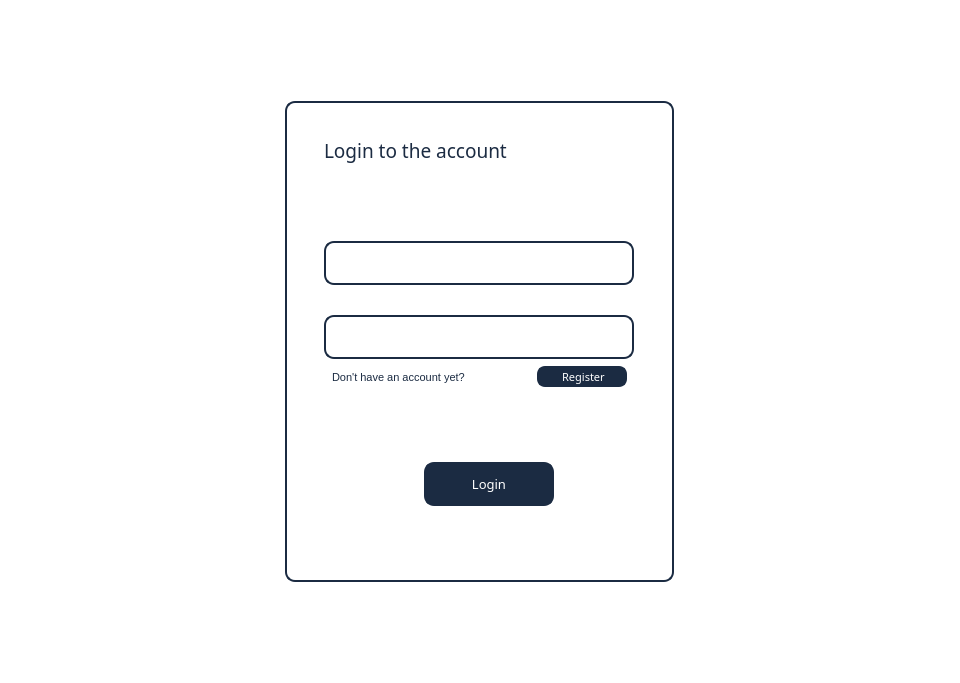
<?xml version="1.0" encoding="UTF-8"?>
<ui version="4.0">
 <class>Login</class>
 <widget class="QMainWindow" name="Login">
  <property name="geometry">
   <rect>
    <x>0</x>
    <y>0</y>
    <width>960</width>
    <height>683</height>
   </rect>
  </property>
  <property name="windowTitle">
   <string>MainWindow</string>
  </property>
  <property name="styleSheet">
   <string notr="true">background-color: rgb(255, 255, 255);</string>
  </property>
  <widget class="QWidget" name="centralwidget">
   <layout class="QVBoxLayout" name="verticalLayout_14">
    <item>
     <layout class="QHBoxLayout" name="horizontalLayout_5">
      <item>
       <widget class="QWidget" name="widget" native="true">
        <property name="minimumSize">
         <size>
          <width>389</width>
          <height>481</height>
         </size>
        </property>
        <property name="maximumSize">
         <size>
          <width>389</width>
          <height>481</height>
         </size>
        </property>
        <property name="styleSheet">
         <string notr="true">background: white;
border-style:solid; 
border-width: 2px; 
border-radius: 10px;
border-color: rgb(27, 43, 66); </string>
        </property>
        <layout class="QVBoxLayout" name="verticalLayout_13">
         <item>
          <layout class="QVBoxLayout" name="verticalLayout_11">
           <property name="spacing">
            <number>30</number>
           </property>
           <property name="leftMargin">
            <number>30</number>
           </property>
           <property name="topMargin">
            <number>20</number>
           </property>
           <property name="rightMargin">
            <number>30</number>
           </property>
           <item>
            <widget class="QLabel" name="label_6">
             <property name="minimumSize">
              <size>
               <width>281</width>
               <height>41</height>
              </size>
             </property>
             <property name="maximumSize">
              <size>
               <width>281</width>
               <height>41</height>
              </size>
             </property>
             <property name="font">
              <font>
               <family>Yu Gothic UI Semibold</family>
               <pointsize>14</pointsize>
              </font>
             </property>
             <property name="styleSheet">
              <string notr="true">background: white;
border-style:solid; 
border-width: 0px; 
color: rgb(27, 43, 66);
</string>
             </property>
             <property name="text">
              <string>Login to the account</string>
             </property>
            </widget>
           </item>
           <item>
            <spacer name="verticalSpacer_3">
             <property name="orientation">
              <enum>Qt::Vertical</enum>
             </property>
             <property name="sizeHint" stdset="0">
              <size>
               <width>20</width>
               <height>40</height>
              </size>
             </property>
            </spacer>
           </item>
           <item>
            <widget class="QLineEdit" name="LLoginLEdit">
             <property name="minimumSize">
              <size>
               <width>310</width>
               <height>44</height>
              </size>
             </property>
             <property name="maximumSize">
              <size>
               <width>310</width>
               <height>44</height>
              </size>
             </property>
             <property name="font">
              <font>
               <family>Yu Gothic Medium</family>
              </font>
             </property>
             <property name="styleSheet">
              <string notr="true">background: white;
border-style:solid; 
border-width: 2px; 
border-radius: 10px;
border-color: rgb(27, 43, 66); 
color: rgb(27, 43, 66);</string>
             </property>
            </widget>
           </item>
           <item>
            <widget class="QLineEdit" name="LPasswordLEdit">
             <property name="minimumSize">
              <size>
               <width>310</width>
               <height>44</height>
              </size>
             </property>
             <property name="maximumSize">
              <size>
               <width>310</width>
               <height>44</height>
              </size>
             </property>
             <property name="font">
              <font>
               <family>Yu Gothic Medium</family>
              </font>
             </property>
             <property name="styleSheet">
              <string notr="true">background: white;
border-style:solid; 
border-width: 2px; 
border-radius: 10px;
border-color: rgb(27, 43, 66); 
color: rgb(27, 43, 66);</string>
             </property>
            </widget>
           </item>
          </layout>
         </item>
         <item>
          <layout class="QHBoxLayout" name="horizontalLayout_4">
           <property name="leftMargin">
            <number>30</number>
           </property>
           <property name="rightMargin">
            <number>30</number>
           </property>
           <item>
            <widget class="QLabel" name="label_7">
             <property name="minimumSize">
              <size>
               <width>191</width>
               <height>24</height>
              </size>
             </property>
             <property name="maximumSize">
              <size>
               <width>191</width>
               <height>24</height>
              </size>
             </property>
             <property name="font">
              <font>
               <family>Yu Gothic UI</family>
               <pointsize>8</pointsize>
              </font>
             </property>
             <property name="styleSheet">
              <string notr="true">background: white;
border-style:solid; 
border-width: 0px; 
color: rgb(27, 43, 66);
</string>
             </property>
             <property name="text">
              <string>Don't have an account yet?</string>
             </property>
            </widget>
           </item>
           <item>
            <widget class="QPushButton" name="LRegisterButton">
             <property name="minimumSize">
              <size>
               <width>90</width>
               <height>21</height>
              </size>
             </property>
             <property name="maximumSize">
              <size>
               <width>90</width>
               <height>21</height>
              </size>
             </property>
             <property name="font">
              <font>
               <family>Yu Gothic Medium</family>
               <pointsize>8</pointsize>
              </font>
             </property>
             <property name="styleSheet">
              <string notr="true">background: rgb(27, 43, 66);
border-style:solid; 
border-width: 2px; 
border-radius: 8px;
border-color: rgb(27, 43, 66); 
color: rgb(255, 255, 255);</string>
             </property>
             <property name="text">
              <string> Register</string>
             </property>
            </widget>
           </item>
          </layout>
         </item>
         <item>
          <spacer name="verticalSpacer_4">
           <property name="orientation">
            <enum>Qt::Vertical</enum>
           </property>
           <property name="sizeHint" stdset="0">
            <size>
             <width>20</width>
             <height>40</height>
            </size>
           </property>
          </spacer>
         </item>
         <item>
          <layout class="QVBoxLayout" name="verticalLayout_12">
           <property name="leftMargin">
            <number>130</number>
           </property>
           <property name="rightMargin">
            <number>130</number>
           </property>
           <item>
            <widget class="QPushButton" name="LLoginButton">
             <property name="minimumSize">
              <size>
               <width>130</width>
               <height>44</height>
              </size>
             </property>
             <property name="maximumSize">
              <size>
               <width>130</width>
               <height>44</height>
              </size>
             </property>
             <property name="font">
              <font>
               <family>Yu Gothic Medium</family>
               <pointsize>10</pointsize>
              </font>
             </property>
             <property name="styleSheet">
              <string notr="true">background: rgb(27, 43, 66);
border-style:solid; 
border-width: 2px; 
border-radius: 10px;
border-color: rgb(27, 43, 66); 
color: rgb(255, 255, 255);</string>
             </property>
             <property name="text">
              <string>Login</string>
             </property>
            </widget>
           </item>
          </layout>
         </item>
         <item>
          <spacer name="verticalSpacer_5">
           <property name="orientation">
            <enum>Qt::Vertical</enum>
           </property>
           <property name="sizeHint" stdset="0">
            <size>
             <width>20</width>
             <height>20</height>
            </size>
           </property>
          </spacer>
         </item>
        </layout>
       </widget>
      </item>
     </layout>
    </item>
   </layout>
  </widget>
 </widget>
 <resources/>
 <connections/>
</ui>
